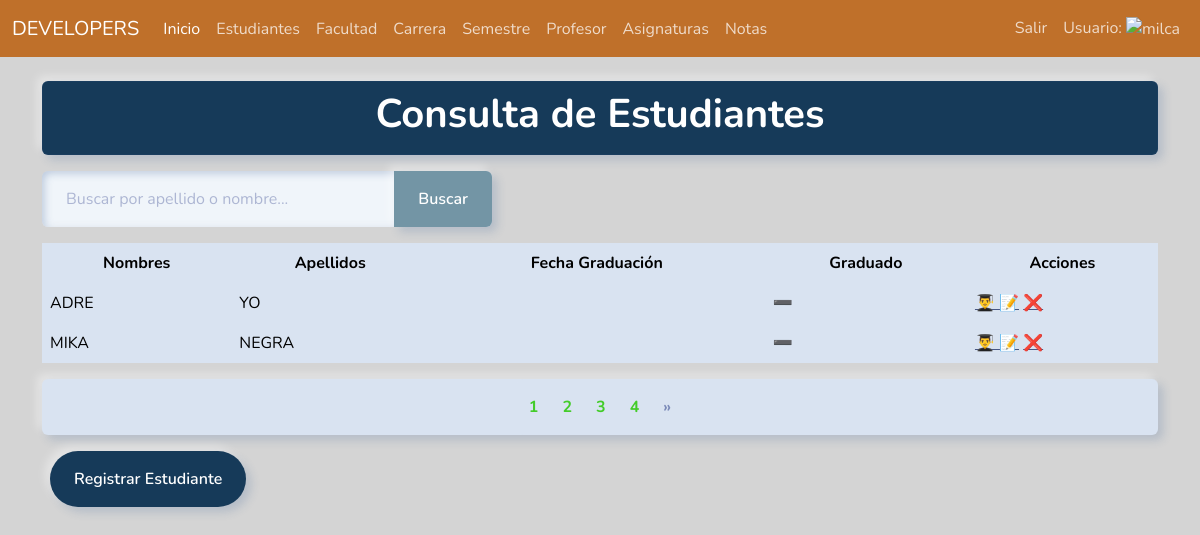
The page /students/ (signed in) on the database as committed earlier.
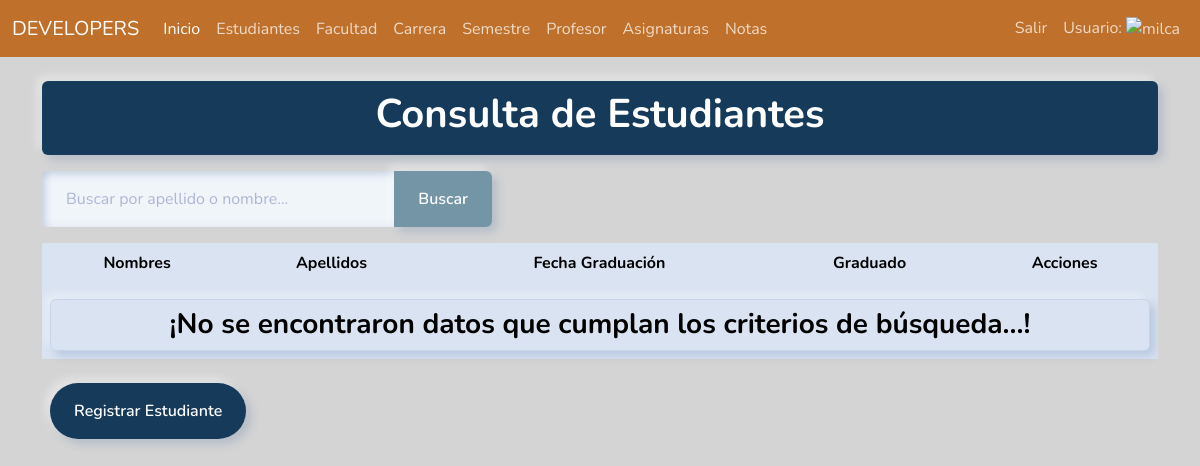
The same page on the database as committed later.
### notas/models.py (models this page shows)
class Student(models.Model):
    firstname = models.CharField('Nombres', max_length=200)
    lastname = models.CharField(verbose_name="Apellidos", max_length=200)
    created = models.DateTimeField(auto_now_add=True)
    dategraduate = models.DateTimeField(
        'Fecha Graduacion', null=True, blank=True)
    graduate = models.BooleanField('Graduado', default=False)
    user = models.ForeignKey(User, on_delete=models.CASCADE)
    class Meta:
        verbose_name = ('Estudiante')
        verbose_name_plural = ('Estudiantes')
        ordering = ('-lastname',)
    def __str__(self):
        return f"{self.lastname} {self.firstname} -  {self.user.username}"

### notas/student.py (the view)
# urls.py: path('students/', student.init, name='students'),
@login_required
def init(request):
    print(request)
    context, students = None, None
    try:
        q = request.GET.get('q')  # ver
        if q:
            students = (Student.objects.filter(
                lastname__icontains=q) or
                Student.objects.filter
                (firstname__icontains=q))
        else:
            students = Student.objects.all()
        print(students)
        paginator = Paginator(students, 2)
        pagina = request.GET.get('page', 1)
        students_paginados = paginator.get_page(pagina)
        context = {
            'students': students_paginados,
            'title': 'Consulta de Estudiantes',
            'paginator': paginator,
            'num_pages': paginator.num_pages,
        }
        return render(request, 'students/students.html', context)
    except NameError:
        print(NameError)
        return render(request, 'students/students.html',
                      {'title': 'Consulta de Estudiantes',
                       'error': 'Ha ocurrido un error en la consulta'})

### notas/templates/students/students.html (shortened to what this page needs)
{% extends "base.html" %}
{% load static%}
{% block content %}
 <div class="container">
    <div class="py-2 mt-4 border border-1 shadow rounded text-center color">
        <h1 class="fw-bold text-white text-success">{{title}}</h1>
    </div>
   <div class="mt-3">
        <div class="mt-2 d-flex justify-content-between flex-wrap">
            <form action="" style="max-width: 450px;">
                <div class="input-group">
                    <input type="text" size="100" class="form-control" placeholder="Buscar por apellido o nombre..." name="q" value="{{ request.GET.q }}">
                    <button class="btn botones text-white" data-bs-toggle="tooltip" data-bs-title="Escriba parte del apellido o nombre y click en buscar">
                        Buscar
                    </button>
                </div>
            </form>
        </div>
  </div>
  <div class="table-responsive mt-3">
     <table class="table table-borderless table-fluid">
    <thead class="text-center text-light ">
      <tr >
        <th>Nombres</th>
        <th>Apellidos</th>
        <th>Fecha Graduación</th>
        <th>Graduado</th>
        <th>Acciones</th>
      </tr>
    </thead>
    <tbody>
      {% for student in students %}
      <tr>
        <td>{{student.firstname|upper}}</td>
        <td>{{student.lastname|upper}}</td>
        {% if student.graduate %}
            <td>{{student.dategraduate|date:'M j Y'}}</td>
        {% else %}
            <td></td>
        {% endif %}
        <td>{% if student.graduate %}
              ✔
            {% else %}
              ➖
            {% endif %}
        </td>
        <td >
            <a class="show-details" href="#" data-bs-toggle="tooltip" data-bs-title="Graduar Estudiante"
              data-studentid="{{ student.id }}|{{ student.firstname }}|{{ student.lastname }}|{{ student.graduate }}" data-bs-toggle="modal" data-bs-target="#studentDetailsModal">
              👨‍🎓
            </a>
          <a href="{% url 'update_student' student.id %}" data-bs-toggle="tooltip" data-bs-title="Editar el estudiante">📝</a>
          <a href="{% url 'delete_student' student.id %}" data-bs-toggle="tooltip" data-bs-title="Eliminar el estudiante">❌</a>
        </td>
      </tr>
      {% empty %}
      <tr>
         <td colspan="5" class="fw-bold h3 text-center">
            <div class="py-2 mt-2 border border-1 shadow rounded text-center">
              ¡No se encontraron datos que cumplan los criterios de búsqueda...!
            </div>
          </td>
      </tr>
    {% endfor %}
    </tbody>
     </table>
  </div>
  {% if paginator.num_pages > 1 %}
    <ul class="pagination">
        {% for page_num in paginator.page_range %}
            <li class="page-item text-danger fw-bold {% if page_num == pagina %}active{% endif %}">
                <a class="page-link text-success fw-bold" href="{% url 'students' %}?page={{ page_num }}">{{ page_num }}</a>
            </li>
        {% endfor %}
        <li class="page-item">
            <a class="page-link fw-bold" href="{% url 'students' %}?page={{ paginator.num_pages }}">&raquo;</a>
        </li>
    </ul>
  {% endif %}
  <div class="m-2">
    <a href="{% url 'create_student' %}" class="btn color text-white" data-bs-toggle="tooltip" data-bs-title="Ingresar un nuevo estudiante">
        Registrar Estudiante
    </a>
  </div>
</div>
{% endblock content %}

### notas/templates/base.html (shortened to what this page needs)
<!DOCTYPE html>
<html lang="es">
  <head>
    {% load static%}
    <link rel="stylesheet" href={% static 'css/bootstrap.min.css' %}>
    <link rel="stylesheet" href={% static 'css/estilos.css' %}>
  </head>
  <body class="fondo">
    <div>
         <nav class="navbar navbar-expand-lg " data-bs-theme="dark">
      <div class="container-fluid"  class="navbar">
        <a class="navbar-brand" href="#">DEVELOPERS</a>
        <div class="collapse navbar-collapse" id="navbarColor01">
          <ul class="navbar-nav me-auto">
            <li class="nav-item">
              <a class="nav-link active" href={% url 'home' %}>Inicio
            </li>
            <li class="nav-item">
              <a class="nav-link" href={% url 'students' %}>Estudiantes</a>
            </li>
            <li class="nav-item">
              <a class="nav-link" href={%url 'faculty'%}>Facultad</a>
            </li>
            <li class="nav-item">
              <a class="nav-link" href="#">Carrera</a>
            </li>
            <li class="nav-item">
              <a class="nav-link" href="#">Semestre</a>
            </li>
            <li class="nav-item">
              <a class="nav-link" href={% url 'teachers'%}>Profesor</a>
            </li>
            <li class="nav-item">
              <a class="nav-link" href="#">Asignaturas</a>
            </li>
            <li class="nav-item">
              <a class="nav-link" href="#">Notas</a>
            </li>
          </ul>
          <ul class="navbar-nav me-right">
            {% if user.is_authenticated %}
              <li class="nav-item">
                <a class="nav-link" href={% url 'logout' %}>Salir</a>
              </li>
              <li class="nav-item nav-link">
                Usuario: <img alt="{{user.username}}"/>
              </li>
            {% else %}
                  <li class="nav-item" ><a class="nav-link" href={% url 'login' %}>Iniciar Sesion</a></li>
            {% endif %}
          </ul>
        </div>
      </div>
   </nav>
    </div>
   {% block content %}
   {% endblock content %}
 </body>
</html>

### static/css/estilos.css (style rules this page uses)
.fondo { background-color: rgb(212, 212, 212) }
.navbar { background-color: #BF702A }
.color { background-color: #163A59 }
.botones { background: #7395a5; }

Rows that differ between the two databases and show on the page:
removed Student: firstname "ADRE", lastname "YO", graduate False (drawn)
removed Student: firstname "MIKA", lastname "NEGRA", graduate False (drawn)
Other text that changed with them:
text now shown: "¡No se encontraron datos que cumplan los criterios de búsqueda...!"
list line gone: "1"
list line gone: "2"
list line gone: "3"
list line gone: "4"
